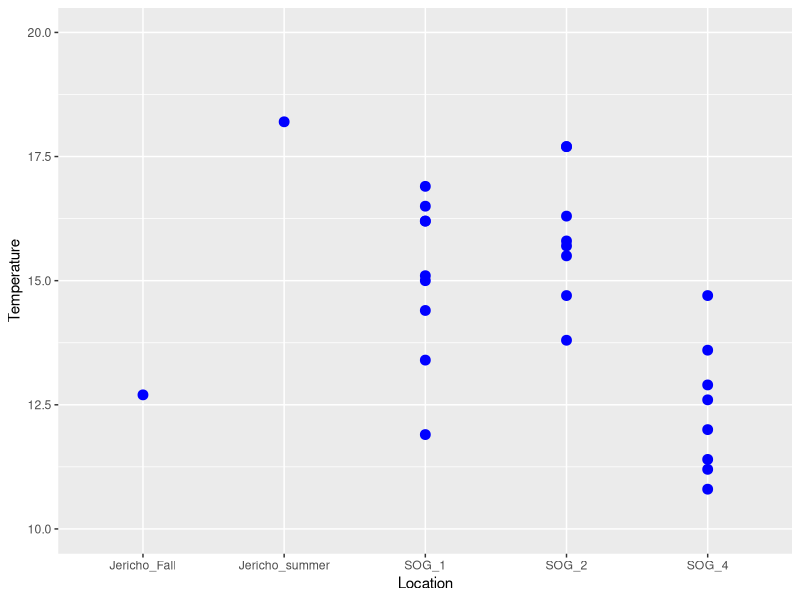
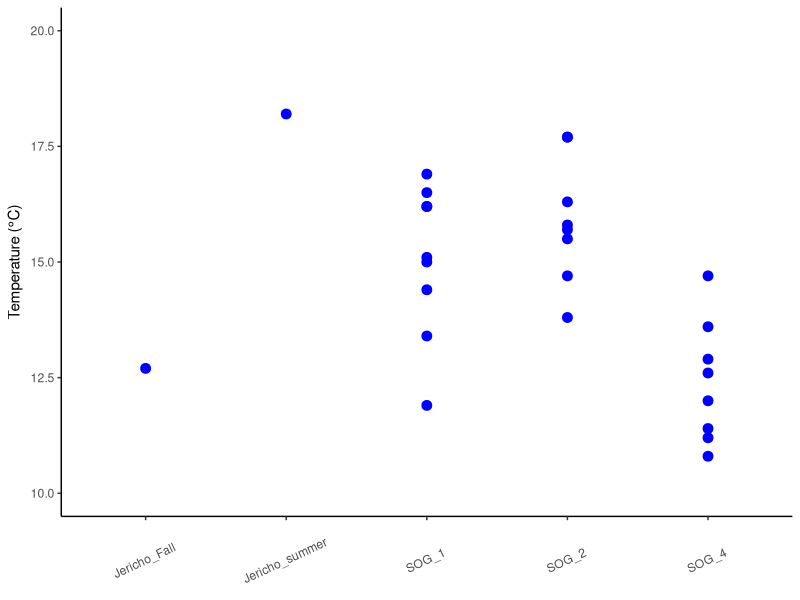
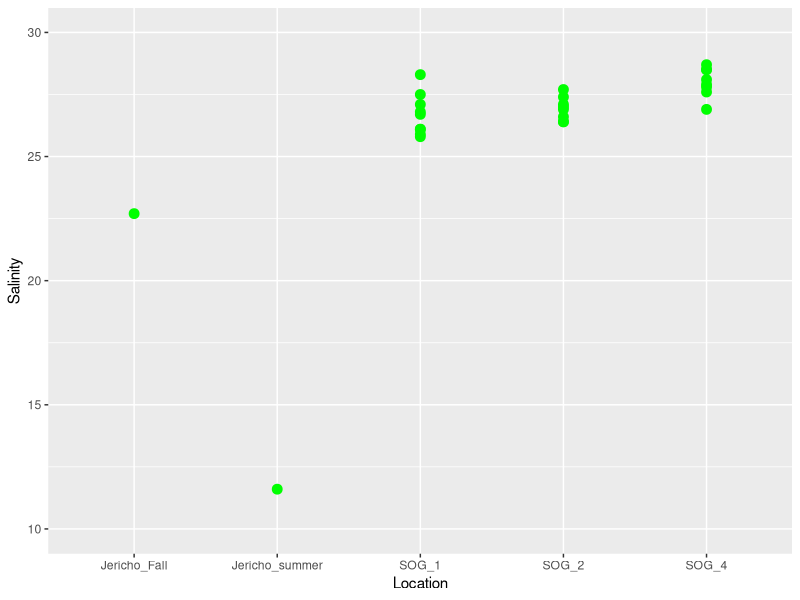
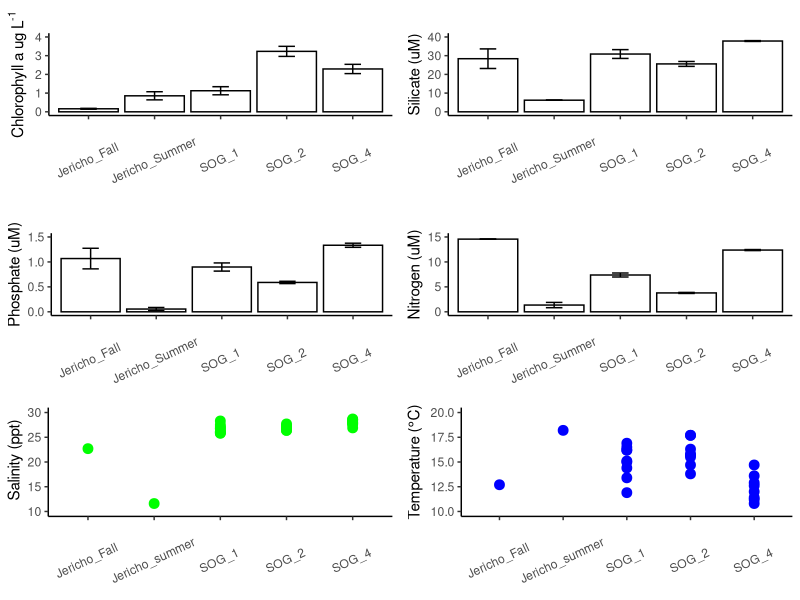

Recreate these plots in R, in order.
#Author: Julia Gustavsen
#created: 4 June 2013
#Purpose: create graphs from data from RdRP metadata. 

library(ggplot2)
library(gridExtra)
library(plotrix)
#import data

Enviro_Data_RdRp_Mids <- read.csv("../data/EnvironmentalParametersForRdRpMids.csv", na.strings = "NA")

### Make graphs with error values plotted on the bar graph ######

Enviro_barplot_with_sd <- function (Columns_for_param, limit_y_axis,y_label, plot_title ){
  param_mean <- data.frame(Sample_name=Enviro_Data_RdRp_Mids[,1],
                           Means=rowMeans(Enviro_Data_RdRp_Mids[,Columns_for_param],
                                          na.rm=TRUE))
  
  param_values <- Enviro_Data_RdRp_Mids[,Columns_for_param]
  
  param_sd <- apply(param_values,
                    1,
                    sd,
                    na.rm = TRUE) 
  
  param_with_sd <- cbind(param_mean, 
                         param_sd)
  print(param_sd)
  
  param_barplot <- ggplot(param_with_sd, 
                          aes(Sample_name,Means))
  
  param_plot_line <- param_barplot + 
    geom_bar(stat="identity", 
             fill="white", 
             colour="black") +
    ylim(limit_y_axis)
  
  param_plot_line
  
  param_for_graph_with_sd <- aes(ymax = Means + param_sd, ymin= Means - param_sd)
  
  param_plot_line_error <- param_plot_line +
    geom_errorbar(param_for_graph_with_sd, 
                  position="dodge",
                  width=0.25) + 
    labs(y = y_label, x = "") + 
    ggtitle(plot_title) +
    theme_classic() +
    theme(axis.text.x=element_text(angle=25, vjust=0.2))
  return(param_plot_line_error)
}


Enviro_barplot_with_se <- function(Columns_for_param, limit_y_axis,y_label, plot_title ) { 
  param_mean <- data.frame(Sample_name=Enviro_Data_RdRp_Mids[,1], 
                           Means=rowMeans(Enviro_Data_RdRp_Mids[,Columns_for_param],
                                          na.rm=TRUE))
  
  param_values <- Enviro_Data_RdRp_Mids[,Columns_for_param]
  param_se <- apply(param_values,
                    1,
                    std.error,
                    na.rm = TRUE) 
  print(param_se)
  
  param_with_se <- cbind(param_mean,
                         param_se)
  param_barplot <- ggplot(param_with_se, 
                          aes(Sample_name, Means))
  
  param_plot_line <- param_barplot + 
    geom_bar(stat="identity", 
             fill="white", 
             colour="black") +
    ylim(limit_y_axis)
  
  param_plot_line
  param_for_graph_with_se <- aes(ymax = Means + param_se, ymin= Means - param_se)
  
  param_plot_line_error <- param_plot_line +
    geom_errorbar(param_for_graph_with_se, 
                  position="dodge", 
                  width=0.25) + 
    labs(y = y_label, x = "") + 
    ggtitle(plot_title) +
    theme_classic() +
    theme(axis.text.x=element_text(angle=25, vjust=0.2))
  return(param_plot_line_error)
}


Chla_a_with_sd <- Enviro_barplot_with_sd(7:9, c(0,4), expression(paste("Chlorophyll a ug L"^"-1")), "")
 
Chla_a_with_se <- Enviro_barplot_with_se(7:9, c(0,4), expression(paste("Chlorophyll a ug L"^"-1")), "")

Silicate_with_sd <- Enviro_barplot_with_sd(10:11, c(0,40), "Silicate (uM)", "")

Silicate_with_se <- Enviro_barplot_with_se(10:11, c(0,40), "Silicate (uM)", "")

Phosphate_with_sd <- Enviro_barplot_with_sd(12:13, c(0,1.5), "Phosphate (uM)", "")

Phosphate_with_se <- Enviro_barplot_with_se(12:13, c(0,1.5), "Phosphate (uM)", "")

Nitrogen_with_sd <- Enviro_barplot_with_sd(14:15, c(0,15), "Nitrogen (uM)", "")

Nitrogen_with_se <- Enviro_barplot_with_se(14:15, c(0,15), "Nitrogen (uM)", "")


#### Temperature and Salinity #########

Enviro_Data_RdRp_Mids_CTD <- read.csv("../data/EnvironmentalParameters_from_CTD_integrated_ForRdRpMids.csv")


temperature_base <- ggplot(Enviro_Data_RdRp_Mids_CTD, aes(Location, Temperature))


temperature_point <- temperature_base + 
  geom_point(colour = "blue",
             size = 3, 
             # alpha = 6/10
             ) +
               ylim(c(10,20))
temperature_point

temperature_point_region <- temperature_point+ theme_classic()  + 
  labs(y = expression(paste("Temperature (", degree, "C)")), x ="") + 
  theme(axis.text.x=element_text(angle=25, vjust=0.2)) 

temperature_point_region

salinity_base <- ggplot(Enviro_Data_RdRp_Mids_CTD, aes(Location, Salinity))

salinity_point <- salinity_base + 
   geom_point(colour = "green", size = 3, 
             #alpha = 6/10
  ) +
  ylim(c(10,30))

salinity_point

salinity_point_region <- salinity_point + 
  theme_classic() +
  labs(y = " Salinity (ppt)", x = "")+ 
  theme(axis.text.x=element_text(angle=25, vjust=0.2))



############ Printing out figure ###############


Environmental_params <-file.path("../figures/", paste("Environmental_params_", Sys.Date(), ".eps", sep=""))

postscript(Environmental_params, width = 11, height = 11,horizontal = FALSE, onefile = FALSE, paper = "special")


sidebysideplot <- grid.arrange(Chla_a_with_se, Silicate_with_se,Phosphate_with_se,Nitrogen_with_se,salinity_point_region, temperature_point_region, ncol=2)

dev.off()


